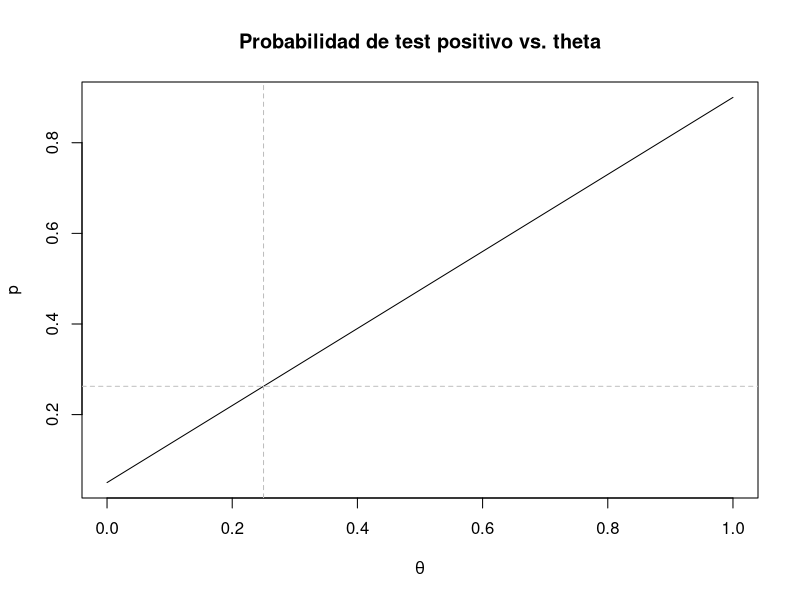
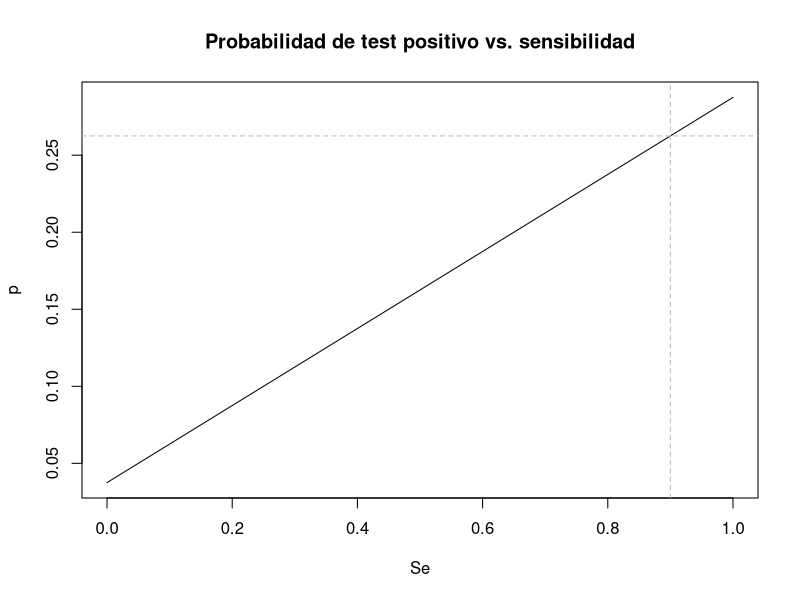
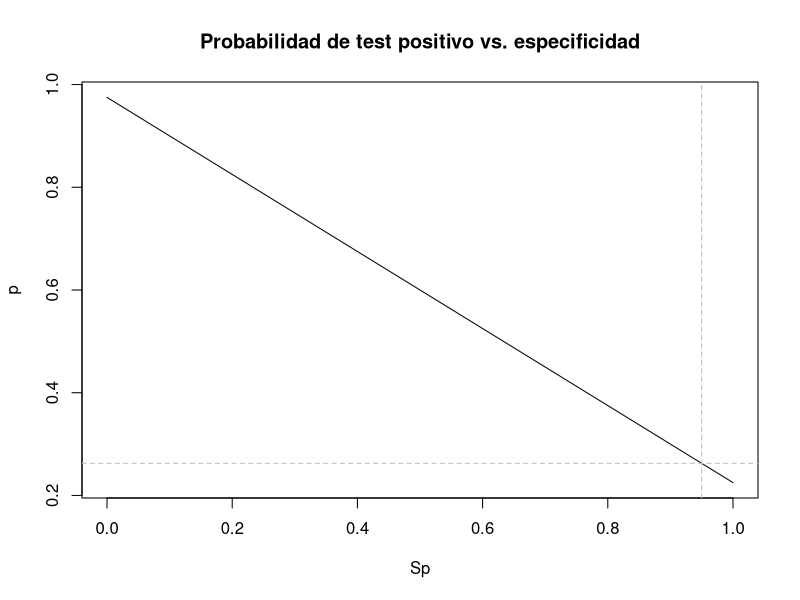
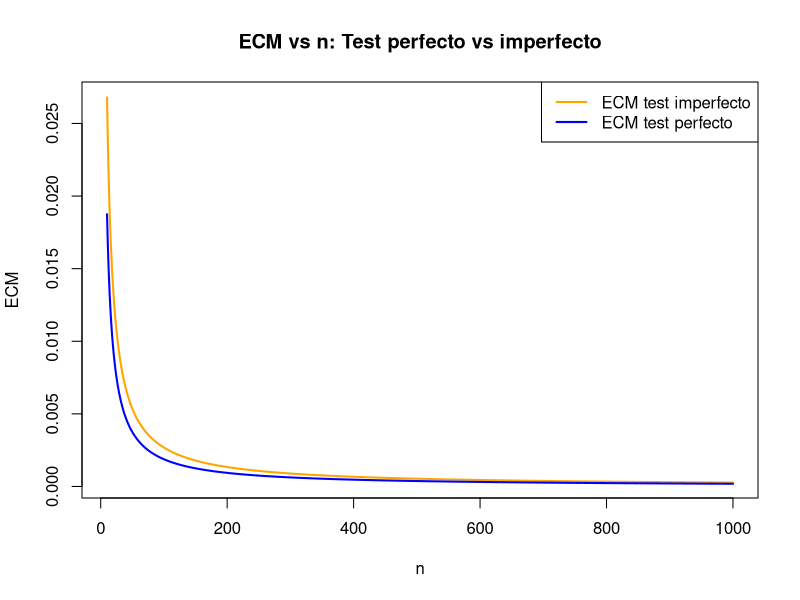
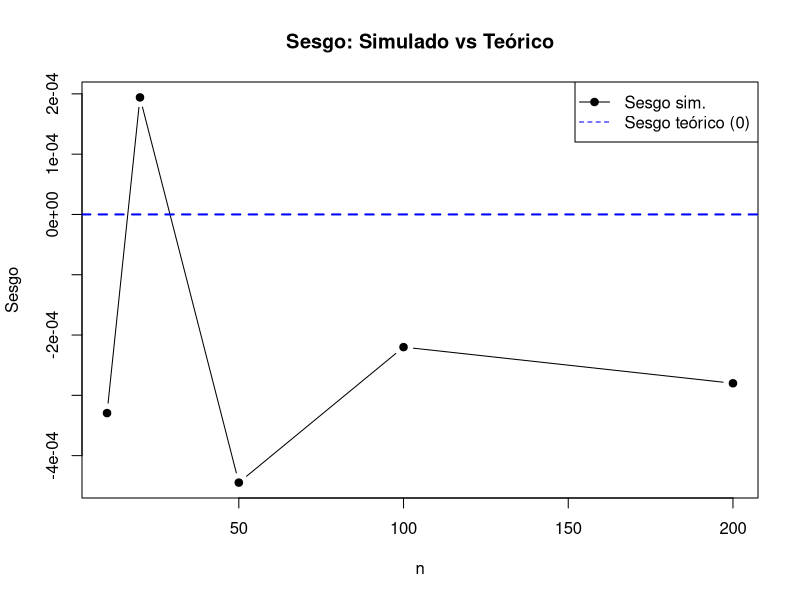
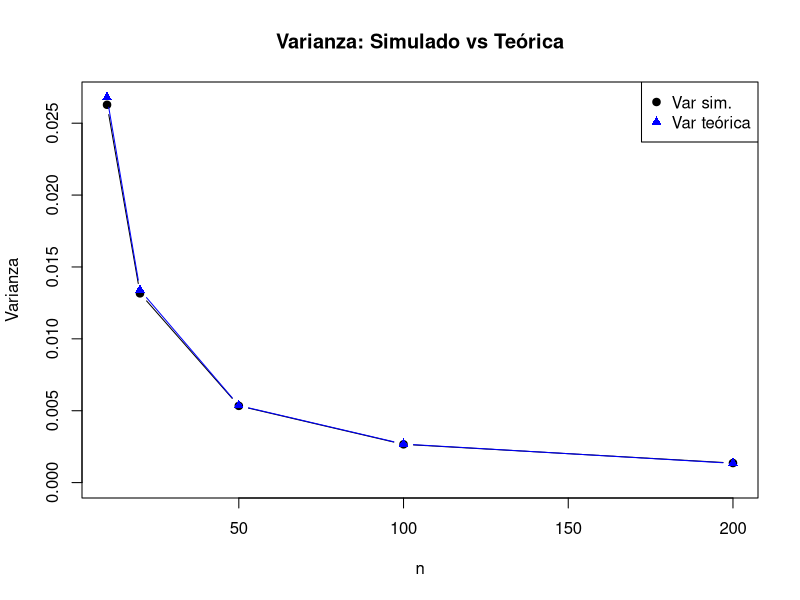
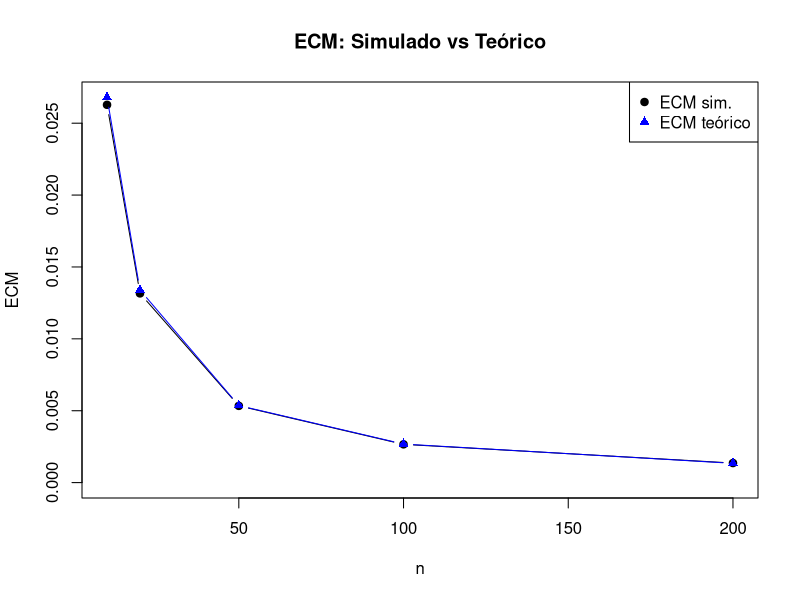
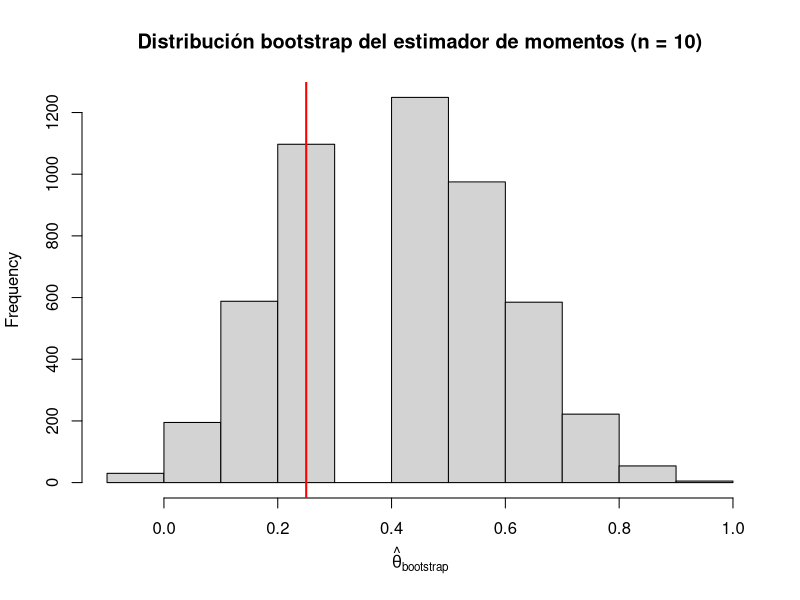

Write R code to recreate these figures, in order.
## ---- chunk 1
#fijamos la semilla que se va a utilizar durante todo el tp.
set.seed(43)

tita <- 0.25
ns <- c(10, 20, 50, 100, 1000, 10000) #valores de n para los cuales vamos a evaluar la cobertura
Nrep <- 5000                          #empirica
z <- qnorm(0.975)

cubrimientoN <- 0

#para cada n:
for (j in seq_along(ns)){
  n <- ns[j]
  cubrimiento <- 0
  
  #repito el experimento 5000 veces.
  for(i in 1:Nrep){                                         
    muestra <- rbinom(1,n,tita)
    
    estTita <- muestra/n
    termino <- z * sqrt((estTita*(1-estTita))/n)
    intervalo <- c(estTita - termino, estTita + termino)
    
    cubrimiento[i] <- intervalo[1] <= tita && tita <= intervalo[2]
  }
  
  #promedio de veces que el valor real de tita cayó en el intervalo
  cubrimientoN[j] <- mean(cubrimiento)                  
}

cubrimientoEmpirico <- data.frame(n = ns, cubrimiento = cubrimientoN)
## ---- chunk 2
knitr::kable(cubrimientoEmpirico, digits = 4, caption = "Cubrimiento empírico del intervalo")
## ---- chunk 3
## Valores fijos
Se_fijo  <- 0.9
Sp_fijo  <- 0.95
theta_fijo <- 0.25

## a
theta_grid <- seq(0, 1, length.out = 1000)
p_theta <- Se_fijo * theta_grid + (1 - Sp_fijo) * (1 - theta_grid)

plot(theta_grid, p_theta, type = "l",
     xlab = expression(theta),
     ylab = "p",
     main = "Probabilidad de test positivo vs. theta")
abline(v = theta_fijo, col = "gray", lty = 2)
abline(h = Se_fijo * theta_fijo + (1 - Sp_fijo) * (1 - theta_fijo),
       col = "gray", lty = 2)

## b
Se_grid <- seq(0, 1, length.out = 1000)
p_Se <- Se_grid * theta_fijo + (1 - Sp_fijo) * (1 - theta_fijo)

plot(Se_grid, p_Se, type = "l",
     xlab = "Se",
     ylab = "p",
     main = "Probabilidad de test positivo vs. sensibilidad")
abline(v = Se_fijo, col = "gray", lty = 2)
abline(h = Se_fijo * theta_fijo + (1 - Sp_fijo) * (1 - theta_fijo),
       col = "gray", lty = 2)

## c
Sp_grid <- seq(0, 1, length.out = 1000)
p_Sp <- Se_fijo * theta_fijo + (1 - Sp_grid) * (1 - theta_fijo)

plot(Sp_grid, p_Sp, type = "l",
     xlab = "Sp",
     ylab = "p",
     main = "Probabilidad de test positivo vs. especificidad")
abline(v = Sp_fijo, col = "gray", lty = 2)
abline(h = Se_fijo * theta_fijo + (1 - Sp_fijo) * (1 - theta_fijo),
       col = "gray", lty = 2)

## ---- chunk 4

# Parámetros
tita <- 0.25
Se <- 0.9
Sp <- 0.95

# p real del test imperfecto
p <- (Se + Sp - 1)*tita + (1 - Sp)

# Rango de n
ns <- 10:1000

# ECM del test perfecto
ECM_perfecto <- tita*(1 - tita) / ns

# ECM del test imperfecto 
ECM_imperfecto <- p*(1 - p) / (ns * (Se + Sp - 1)^2)

# Gráfico
plot(ns, ECM_imperfecto,
     type="l", col="orange", lwd=2,
     xlab="n", ylab="ECM",
     main="ECM vs n: Test perfecto vs imperfecto")

lines(ns, ECM_perfecto, col="blue", lwd=2)

legend("topright",
       legend=c("ECM test imperfecto", "ECM test perfecto"),
       col=c("orange", "blue"), lwd=2)

## ---- chunk 5
R <- 10000
ns <- c(10, 20, 50, 100, 200) 

# Función estimador de momentos
tita_corregida <- function(p_hat, Se, Sp) {
  (p_hat - (1 - Sp)) / (Se + Sp - 1)
}

# resultados
resultados_imp <- data.frame(
  n = ns,
  bias_sim = NA,
  var_sim  = NA,
  ecm_sim  = NA,
  var_teo  = NA,
  ecm_teo  = NA
)

for (i in seq_along(ns)) {
  n <- ns[i]
  est_imp <- numeric(R)

  # Probabilidad real del test positivo
  p_Y <- Se*tita + (1 - Sp)*(1 - tita)

  for (r in 1:R) {

    # 1) Genero la muestra de T correctamente
    T <- rbinom(n, 1, p_Y)

    # 2) Estimador de momentos
    p_hat <- mean(T)
    est_imp[r] <- tita_corregida(p_hat, Se, Sp)
  }

  # --- Estadísticos simulados ---
  bias_sim <- mean(est_imp) - tita
  var_sim  <- var(est_imp)
  ecm_sim  <- mean((est_imp - tita)^2)

  # --- Valores teóricos ---
  p_true <- p_Y
  denom  <- Se + Sp - 1
  var_teo <- (p_true*(1 - p_true)) / (n * denom^2)
  ecm_teo <- var_teo   # insesgado

  # --- Guardar ---
  resultados_imp$bias_sim[i] <- bias_sim
  resultados_imp$var_sim[i]  <- var_sim
  resultados_imp$ecm_sim[i]  <- ecm_sim
  resultados_imp$var_teo[i]  <- var_teo
  resultados_imp$ecm_teo[i]  <- ecm_teo
}





## ---- chunk 6

## SESGO (teórico = 0)
plot(resultados_imp$n, resultados_imp$bias_sim,
     type="b", pch=19,
     xlab="n", ylab="Sesgo",
     main="Sesgo: Simulado vs Teórico",
     ylim=c(min(resultados_imp$bias_sim), max(resultados_imp$bias_sim)))

# línea de sesgo teórico = 0
abline(h = 0, col="blue", lwd=2, lty=2)

legend("topright",
       legend=c("Sesgo sim.", "Sesgo teórico (0)"),
       col=c("black","blue"), pch=c(19, NA), lty=c(1,2))

## ---- chunk 7

## VARIANZA
plot(resultados_imp$n, resultados_imp$var_sim,
     type="b", pch=19,
     xlab="n", ylab="Varianza",
     main="Varianza: Simulado vs Teórica",
     ylim=c(0, max(resultados_imp$var_sim, resultados_imp$var_teo)))

lines(resultados_imp$n, resultados_imp$var_teo,
      type="b", pch=17, col="blue")

legend("topright",
       legend=c("Var sim.", "Var teórica"),
       col=c("black","blue"), pch=c(19,17))


## ---- chunk 8

## ECM
plot(resultados_imp$n, resultados_imp$ecm_sim,
     type="b", pch=19,
     xlab="n", ylab="ECM",
     main="ECM: Simulado vs Teórico",
     ylim=c(0, max(resultados_imp$ecm_sim, resultados_imp$ecm_teo)))

lines(resultados_imp$n, resultados_imp$ecm_teo,
      type="b", pch=17, col="blue")

legend("topright",
       legend=c("ECM sim.", "ECM teórico"),
       col=c("black","blue"), pch=c(19,17))


## ---- chunk 9

n <- 10     # tamaño de la muestra
B <- 5000   # cantidad de réplicas bootstrap

# Probabilidad real de T = 1 bajo test imperfecto
p_Y <- Se * tita + (1 - Sp) * (1 - tita)

# Genero una muestra original de T
T <- rbinom(n, 1, p_Y)

# Bootstrap no paramétrico
boot_est <- numeric(B)

for (b in 1:B) {
  T_boot <- sample(T, size = n, replace = TRUE)
  p_hat_boot <- mean(T_boot)
  boot_est[b] <- tita_corregida(p_hat_boot, Se, Sp)
}

# Histograma
hist(boot_est, breaks = 15, freq = TRUE,
     main = "Distribución bootstrap del estimador de momentos (n = 10)",
     xlab = expression(hat(theta)["bootstrap"]))

abline(v = tita, col = "red", lwd = 2)  # valor verdadero

## ---- chunk 10
#Definimos los valores a utilizar.
tita <- 0.25
Se <- 0.9
Sp <- 0.95
p_Y <- Se * tita + (1 - Sp) * (1 - tita)

ns <-  c(10, 20, 50, 100, 1000)
R <- 700 #replicas Monte Carlo
B <- 1000 #remuestreos bootstrap

z <- qnorm(0.975)

res_list <- vector("list",length(ns))
names(res_list) <- as.character(ns)

#para cada n:
for (j in seq_along(ns)){
  n <- ns[j]
  cubrimientos <- logical(R)
  longitudes <- numeric(R)
  
  #repito el experimento R veces 
  for (r in 1:R){
     T <- rbinom(n,1,p_Y)
     boot_est <- numeric(B)
     
     #genero B muestras bootstrap.
     for (b in 1:B){
       T_boot <- sample(T, size = n, replace = TRUE)
       p_hat_boot <- mean(T_boot)
       boot_est[b] <- tita_corregida(p_hat_boot, Se, Sp)
     }
     
     lower <- quantile(boot_est, probs = 0.025, names = FALSE)
     upper <- quantile(boot_est, probs = 0.975, names = FALSE)
     
     cubrimientos[r] <- (lower <= tita) && (tita <= upper)
     longitudes[r] <- (upper - lower)
  }
  
  #resultados para cada n
  res_list[[j]] <- list(
    n = n,
    cubrimiento = mean(cubrimientos),
    longitud_media = mean(longitudes)
  )
   
}

res_df <- do.call(rbind, lapply(res_list, function(z){
  data.frame(n = z$n,
             cubrimiento = z$cubrimiento,
             longitud_media = z$longitud_media)
}))
rownames(res_df) <- NULL
## ---- chunk 11
res_listAsint <- vector("list", length(ns))
names(res_listAsint) <- as.character(ns)

#para cada n:
for (j in seq_along(ns)){
  n <- ns[j]
  cubrimientos <- logical(R)
  longitudes <- numeric(R)
  
  #repito el experimento R veces.
  for (r in 1:R){
    T <- rbinom(n, 1, p_Y)
    
    p_hat <- mean(T)
    tita_hat <- tita_corregida(p_hat,Se,Sp)
    est_Var <- (p_hat*(1-p_hat))/(n*(Se+Sp-1)^2)
    
    termino <- z*sqrt(est_Var)
    lower <- tita_hat - termino
    upper <- tita_hat + termino
    
    cubrimientos[r] <- (lower <= tita) && (tita <= upper)
    longitudes[r] <- (upper - lower)
  }
  
  #resultados para cada n.
  res_listAsint[[j]] <- list(
    n = n,
    cubrimiento = mean(cubrimientos),
    longitud_media = mean(longitudes)
  )
}

resAsint_df <- do.call(rbind, lapply(res_listAsint, function(z){
  data.frame(n = z$n,
             cubrimiento = z$cubrimiento,
             longitud_media = z$longitud_media)
}))
rownames(resAsint_df) <- NULL
## ---- chunk 12
knitr::kable(res_df, digits = 4, caption = "Bootstrap Percentil")
## ---- chunk 13
knitr::kable(resAsint_df, digits = 4, caption = "Intervalos Asintóticos")
## ---- chunk 14
# Parámetros
theta_verdadera <- 0.25
Se_fijo         <- 0.9
Sp_fijo         <- 0.95

# Probabilidad verdadera de test positivo bajo el modelo
p_verdadera <- Se_fijo * theta_verdadera + (1 - Sp_fijo) * (1 - theta_verdadera)

# Número de réplicas para Monte Carlo
N_rep <- 10000


# Funciones para los estimadores

# Estimador de momentos de theta
theta_mom <- function(T_obs, n, Se = Se_fijo, Sp = Sp_fijo) {
  p_muestral <- T_obs / n
  theta_mom_est <- (p_muestral + Sp - 1) / (Se + Sp - 1)
  return(theta_mom_est)
}

# Estimador truncado de theta
theta_trunc <- function(T_obs, n, Se = Se_fijo, Sp = Sp_fijo) {
  theta_mom_est <- theta_mom(T_obs, n, Se, Sp)
  theta_trunc_est <- pmin(1, pmax(0, theta_mom_est))
  return(theta_trunc_est)
}

## Tamaños muestrales a estudiar
n_valores <- c(10, 100, 1000)

## Data frame para almacenar resultados
resultados <- data.frame(
  n     = n_valores,
  media = NA_real_,
  sesgo = NA_real_,
  var   = NA_real_,
  ECM   = NA_real_
)



for (i in seq_along(n_valores)) {
  n <- n_valores[i]
  
  # Simular T_obs ~ Binomial(n, p_verdadera) N_rep veces
  T_sim <- rbinom(N_rep, size = n, prob = p_verdadera)
  
  # Estimaciones truncadas
  theta_trunc_sim <- theta_trunc(T_sim, n)
  
  # media
  media_hat <- mean(theta_trunc_sim)
  
  # sesgo
  sesgo_hat <- media_hat - theta_verdadera
  
  # varianza
  var_hat <- var(theta_trunc_sim)
  
  # ECM
  ECM_hat <- mean((theta_trunc_sim - theta_verdadera)^2)
  
  # resultados
  resultados$media[i] <- media_hat
  resultados$sesgo[i] <- sesgo_hat
  resultados$var[i]   <- var_hat
  resultados$ECM[i]   <- ECM_hat
}

## ---- chunk 15
knitr::kable(resultados, digits = 9, caption = "Resultados")
## ---- chunk 16

par(mfrow = c(2, 2))  ## grid para los gráficos

for (n in n_valores) {
  # nueva data para cada n
  T_sim <- rbinom(N_rep, size = n, prob = p_verdadera)
  theta_trunc_sim <- theta_trunc(T_sim, n)
  
  # Histograma
  hist(theta_trunc_sim,
       breaks = 40,
       main = paste("Histograma de theta_trunc, n =", n),
       xlab = expression(hat(theta)[trunc]),
       probability = TRUE)
  
  media_hat <- mean(theta_trunc_sim)
  sd_hat    <- sd(theta_trunc_sim)
  x_grid    <- seq(0, 1, length.out = 200)
  lines(x_grid, dnorm(x_grid, mean = media_hat, sd = sd_hat), col = "red")
}

par(mfrow = c(1, 1))

n <- 1000
T_sim <- rbinom(N_rep, size = n, prob = p_verdadera)
theta_trunc_sim <- theta_trunc(T_sim, n)

qqnorm(theta_trunc_sim,
       main = expression(paste("QQ-plot de ", hat(theta)[trunc], " para n=1000")),
       xlab= "",
       ylab= "")
qqline(theta_trunc_sim)


## ---- chunk 17
#Definimos los valores.
n_pre <- 100
n_post <- 100
Se <- 0.9
Sp <- 0.95
tita_pre <- 0.2
tita_post <- 0.15

#Calculamos p_pre y p_post:

p_pre <- (Se + Sp - 1)* tita_pre + (1 - Sp)
p_post <- (Se + Sp - 1)* tita_post + (1 - Sp)


#Generamos ambas muestras (pre y post):

Xpre <- rbinom(n_pre, 1, p_pre)
Xpost <- rbinom(n_post, 1, p_post)

#Ahora calculamos U(Xpre, Xpost):
p_preHat <- mean(Xpre)
p_postHat <- mean(Xpost)

tita_preHat <- (p_preHat + Sp - 1)/(Se + Sp - 1)
tita_postHat <- (p_postHat + Sp - 1)/(Se + Sp - 1)

Var_preHat <- (p_preHat*(1-p_preHat))/(n_pre*(Se+Sp-1)^2)
Var_postHat <- (p_postHat*(1-p_postHat))/(n_post*(Se+Sp-1)^2)


U <- (tita_postHat - tita_preHat)/(sqrt(Var_postHat + Var_preHat))
## ---- chunk 18
U
## ---- chunk 19
n_pre <- 50
n_post <- 50
Se <- 0.9
Sp <- 0.95
tita_pre <- 0.2
tita_post <- 0.15

#Calculamos p_pre y p_post:

p_pre <- (Se + Sp - 1)* tita_pre + (1 - Sp)
p_post <- (Se + Sp - 1)* tita_post + (1 - Sp)


#Generamos ambas muestras (pre y post):

Xpre <- rbinom(n_pre, 1, p_pre)
Xpost <- rbinom(n_post, 1, p_post)

#Ahora calculamos U(Xpre, Xpost):
p_preHat <- mean(Xpre)
p_postHat <- mean(Xpost)

tita_preHat <- (p_preHat + Sp - 1)/(Se + Sp - 1)
tita_postHat <- (p_postHat + Sp - 1)/(Se + Sp - 1)

Var_preHat <- (p_preHat*(1-p_preHat))/(n_pre*(Se+Sp-1)^2)
Var_postHat <- (p_postHat*(1-p_postHat))/(n_post*(Se+Sp-1)^2)


U50 <- (tita_postHat - tita_preHat)/(sqrt(Var_postHat + Var_preHat))

## ---- chunk 20
U50
## ---- chunk 21
n_pre <- 10
n_post <- 10
Se <- 0.9
Sp <- 0.95
tita_pre <- 0.2
tita_post <- 0.15

#Calculamos p_pre y p_post:

p_pre <- (Se + Sp - 1)* tita_pre + (1 - Sp)
p_post <- (Se + Sp - 1)* tita_post + (1 - Sp)


#Generamos ambas muestras (pre y post):

Xpre <- rbinom(n_pre, 1, p_pre)
Xpost <- rbinom(n_post, 1, p_post)

#Ahora calculamos U(Xpre, Xpost):
p_preHat <- mean(Xpre)
p_postHat <- mean(Xpost)

tita_preHat <- (p_preHat + Sp - 1)/(Se + Sp - 1)
tita_postHat <- (p_postHat + Sp - 1)/(Se + Sp - 1)

Var_preHat <- (p_preHat*(1-p_preHat))/(n_pre*(Se+Sp-1)^2)
Var_postHat <- (p_postHat*(1-p_postHat))/(n_post*(Se+Sp-1)^2)


U10 <- (tita_postHat - tita_preHat)/(sqrt(Var_postHat + Var_preHat))
## ---- chunk 22
U10
## ---- chunk 23

# Estimador de Delta y su desvío estándar
DeltaHat <- tita_postHat - tita_preHat
se_Delta <- sqrt(Var_preHat + Var_postHat)

# Intervalo asintotico 95%
z <- qnorm(0.975)
IC_lower <- DeltaHat - z * se_Delta
IC_upper <- DeltaHat + z * se_Delta

cat("DeltaHat =", round(DeltaHat, 4), "\n")
cat("IC 95% para Delta: [", round(IC_lower, 4), ",", round(IC_upper, 4), "]\n")

## ---- chunk 24
#Definimos los valores a utilizar.
Nrep <- 2000
ns <- c(10, 20, 50, 100, 1000, 10000)
alpha <- 0.05
Se <- 0.9
Sp <- 0.95
z <- qnorm(0.975)

# Como queremos nivel, definimos prevalencias iguales para pre y post (H0 delta = 0).
#Además queremos el supremo de los errores de tipo 1, entonces hay que variar tita.
grid_tita <- seq(0.01, 0.99, length.out = 20)
  

#Vector que va a tener el nivel empírico para cada n.
nivelN <- numeric(length(ns))


#para cada n:
for (r in seq_along(ns)){
  n <- ns[r]
  
  #vector que va a tener error de tipo 1 para cada tita.
  errorTipo1 <- numeric(length(grid_tita))
  
  #para cada tita:
  for (j in seq_along(grid_tita)){
    tita <- grid_tita[j]
    p <- (Se + Sp - 1)* tita + (1 - Sp)
    
    #vector que va a tener si rechazo o no el test en cada pos.
    rechazos <- numeric(Nrep)
    
    #repito el experimento Nrep veces:
    for(i in 1:Nrep){                                        
      Xpre <- rbinom(n,1,p)
      Xpost <- rbinom(n,1,p)
      
      #Ahora calculamos U(Xpre, Xpost):
      p_preHat <- mean(Xpre)
      p_postHat <- mean(Xpost)
      
      tita_preHat <- (p_preHat + Sp - 1)/(Se + Sp - 1)
      tita_postHat <- (p_postHat + Sp - 1)/(Se + Sp - 1)
      
      Var_preHat <- (p_preHat*(1-p_preHat))/(n*(Se+Sp-1)^2)
      Var_postHat <- (p_postHat*(1-p_postHat))/(n*(Se+Sp-1)^2)
      
      U <- (tita_postHat - tita_preHat)/(sqrt(Var_postHat + Var_preHat)) 
      
      #rechazo o no H0.
      rechazos[i] <- abs(U) > z
    }
    
    #proporción de rechazos.(ignoro nan en caso de que el p estimado sea 0 o 1 
    #pues sucede un div por 0)
    errorTipo1[j] <- mean(rechazos, na.rm = TRUE)                    
    
  }
  
  nivelN[r] <- max(errorTipo1)
}

nivelEmpirico <- data.frame(n = ns, nivel = nivelN)

## ---- chunk 25
knitr::kable(nivelEmpirico, digits = 4, caption = "Nivel empírico del test")
